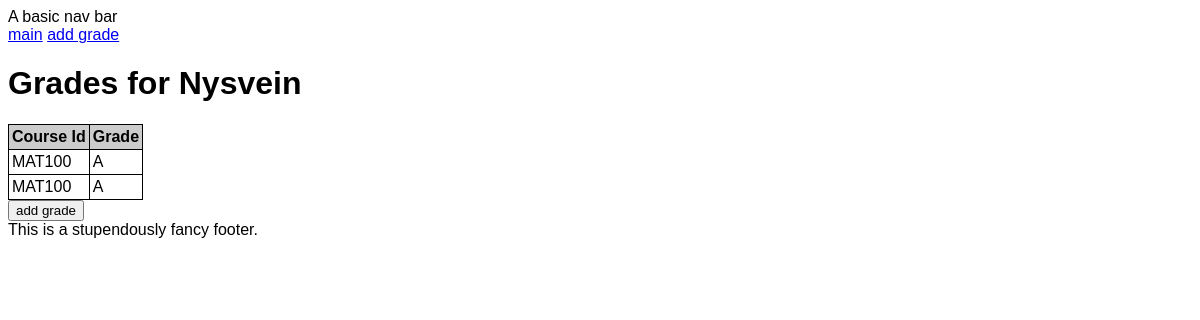
/student/100000, run on the app's committed database.
### tables this page shows
CREATE TABLE students (
                                student_no INTEGER PRIMARY KEY,
                                name TEXT NOT NULL
                            );

CREATE TABLE grades (
                                id INTEGER PRIMARY KEY,
                                student_no INTEGER NOT NULL,
                                course_id TEXT NOT NULL,
                                grade TEXT NOT NULL,
                                FOREIGN KEY (student_no) REFERENCES students (student_no),
                                FOREIGN KEY (course_id) REFERENCES courses (id)
                            );

### app.py (the view)
@app.route("/student/<student_no>")
def student(student_no):
    conn = get_db()
    student_name = select_student(conn, int(student_no))
    student = {"student_no": student_no, "name": student_name}
    grades = select_student_grades(conn, student_no)
    return render_template("student.html", student=student, grades=grades)

### app.py (called while the page is built)
def get_db():
    db = getattr(g, '_database', None)
    if db is None:
        db = g._database = sqlite3.connect(DATABASE)
    return db

@app.teardown_appcontext
def close_connection(exception):
    db = getattr(g, '_database', None)
    if db is not None:
        db.close()

### setup_db.py (called while the page is built)
def select_student_grades(conn, student_no):
    cur = conn.cursor()
    cur.execute("SELECT course_id, grade FROM grades WHERE student_no=?", (student_no,))
    grades = []
    for (id, grade) in cur:
        grades.append({
            "course_id": id,
            "grade": grade.strip()
        })
    return grades

def select_student(conn, student_no):
    cur = conn.cursor()
    cur.execute("SELECT name FROM students WHERE student_no=?", (student_no,))
    student_name, = cur.fetchone()
    print(student_name)
    return student_name

### templates/student.html (shortened to what this page needs)
{% extends "base.html" %} {% block heading %}Grades for {{student.name}}{%
endblock %} {% block container %}
<table>
  <thead>
    <tr>
      <th>Course Id</th>
      <th>Grade</th>
    </tr>
  </thead>
  <tbody>
    {% for grade in grades %}
    <tr>
      <td>{{ grade.course_id }}</td>
      <td>{{ grade.grade }}</td>
    </tr>
    {% endfor %}
  </tbody>
</table>
<form action="{{ url_for('add_grade') }}" method="get">
  <input type="submit" value="add grade" />
</form>
{% endblock %}

### static/style.css (style rules this page uses)
* { font-family: Verdana, Arial, sans-serif; }
table { border-collapse: collapse; }
th { background-color: #cccccc; text-align: left; }
td, th { border: 1px solid black; padding: 3px; }

### data on the page
students: name "Nysvein"
grades: course_id "MAT100", grade "A"
grades: course_id "MAT100", grade "A"
